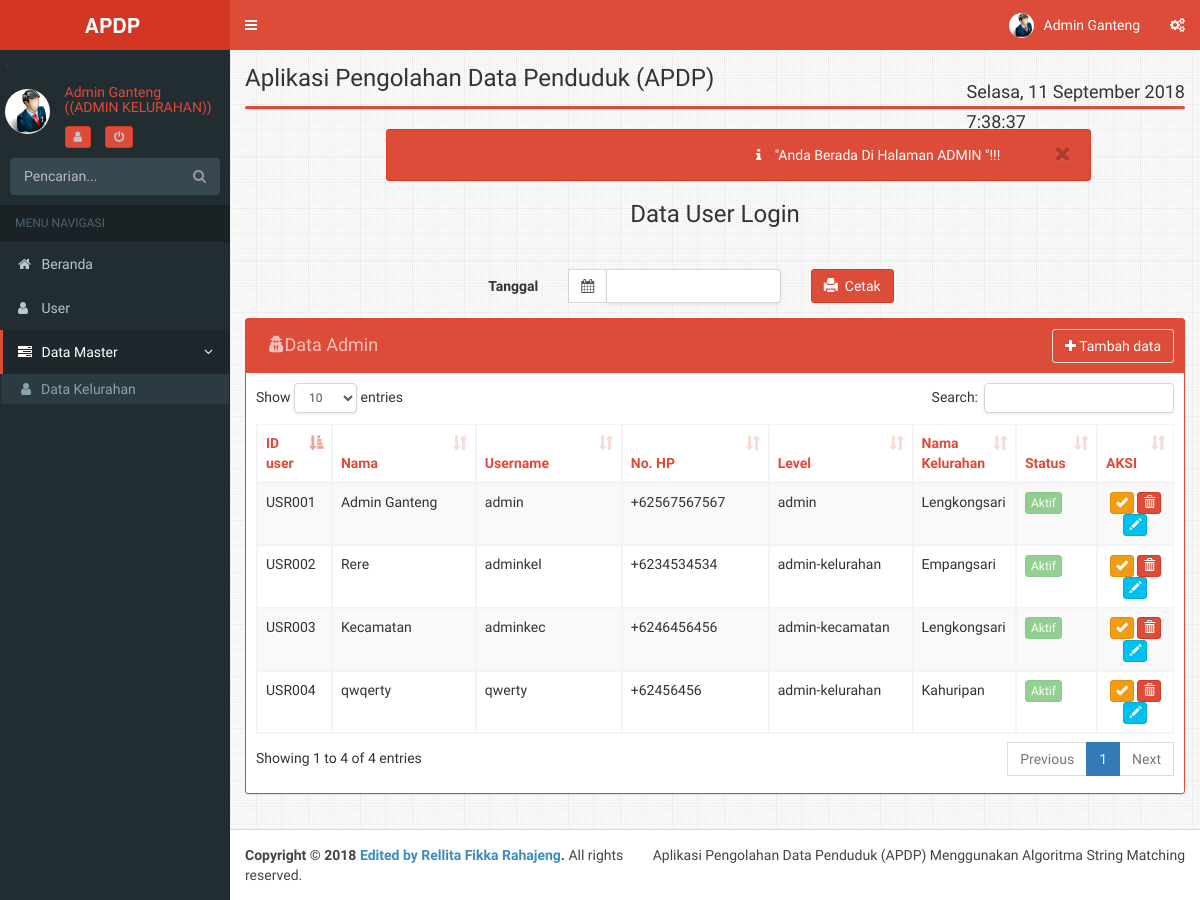
The app's page /admin/index.php?module=user (signed in) with its own data.
### tables this page shows
CREATE TABLE IF NOT EXISTS `user` (
  `id_user` varchar(10) NOT NULL,
  `user` varchar(20) NOT NULL,
  `pass` varchar(20) NOT NULL,
  `nama` varchar(30) NOT NULL,
  `level` enum('admin','admin-kelurahan','admin-kecamatan') NOT NULL,
  `blokir` enum('N','Y') NOT NULL,
  `no_hp` varchar(15) NOT NULL,
  `id_kelurahan` varchar(30) NOT NULL
);

CREATE TABLE IF NOT EXISTS `kelurahan` (
  `id_kelurahan` varchar(30) NOT NULL,
  `nm_kelurahan` varchar(30) NOT NULL,
  `nm_lurah` varchar(30) NOT NULL,
  `alamat` text NOT NULL
);

### admin/module/user/user.php (the view, shortened to what this page needs)
<?php
$aksi="module/user/user_aksi.php";
switch($_GET[aksi]){
default:
?>
<div style="margin-right:10%;margin-left:15%" class="alert alert-danger alert-dismissable">
<button type="button" class="btn btn-primary close" data-dismiss="alert" aria-hidden="true">&nbsp;<i class="fa fa-close "></i>&nbsp;</button>
<p>&nbsp;&nbsp;&nbsp;&nbsp;&nbsp;&nbsp;&nbsp;&nbsp;&nbsp;&nbsp;&nbsp;&nbsp;&nbsp;&nbsp;&nbsp;&nbsp;&nbsp;&nbsp;&nbsp;&nbsp;&nbsp;&nbsp;&nbsp;
<i class="icon fa fa-info"></i>
"Anda Berada Di Halaman ADMIN "!!!
</p>
</div>
<div class="text-center">
<h3>Data User Login</h3><hr/></div>
<form class="form-horizontal" action="module/laporan/cetak_user.php" method="post">
  <div class="form-group">
    <label class="col-sm-4 control-label">Tanggal</label>
    <div class="col-sm-3">
    <div class="input-group">
  <div class="input-group-addon">
	<i class="fa fa-calendar"></i>
  </div>
  <input type="text" name="tanggal" required="required" class="form-control pull-right" id="reservation"/>
</div>
</div>
<div class="col-sm-1">
<button type="submit"name="submit" onclick="this.form.target='_blank';return true;" class="btn btn-danger"><i class="glyphicon glyphicon-print"></i>&nbsp; Cetak</button>
</div></div>
</form>
	<div class="box box-solid box-danger">
		<div class="box-header">
		<h3 class="btn btn disabled box-title">
		<i class="fa  fa-user-secret"></i>Data Admin </h3>
		<a class="btn btn-default pull-right"href="?module=user&aksi=tambah">
		<i class="fa  fa-plus"></i> Tambah data</a>
		</div>
	<div class="box-body">
	<table id="example1" class="table table-bordered table-striped">
<thead>
	<tr class="text-red">
		<th class="col-sm-1">ID user</th>
		<th class="col-sm-2">Nama</th>
		<th class="col-sm-2">Username</th>
		<th class="col-sm-2">No. HP</th>
		<th class="col-sm-2">Level</th>
		<th class="col-sm-1">Nama Kelurahan</th>
		<th class="col-sm-1">Status</th>
		<th class="col-sm-1">AKSI</th>
	</tr>
</thead>
<tbody>
<?php
$sql = "SELECT id_user, user, pass, nama, no_hp, level, blokir, id_kelurahan, nm_kelurahan, nm_lurah FROM user INNER JOIN kelurahan USING (id_kelurahan)";
$tampil = mysql_query($sql);
while ($tampilkan = mysql_fetch_array($tampil)) {
$Kode = $tampilkan['id_user'];
$blokir = $tampilkan['blokir'];?>
	<tr>
	<td><?php echo $tampilkan['id_user']; ?></td>
	<td><?php echo $tampilkan['nama']; ?></td>
	<td><?php echo $tampilkan['user']; ?></td>
	<td><?php echo $tampilkan['no_hp']; ?></td>
	<td><?php echo $tampilkan['level']; ?></td>
		<td><?php echo $tampilkan['nm_kelurahan']; ?></td>
	<td><?php if  ( $blokir== 'Y' ) {
				echo "<a class='btn btn-xs btn-warning' disabled >NonAktif</a>";}
				else {echo "<a class='btn btn-xs btn-success' disabled>Aktif</a>"; }   ?></td>
	<td align="center">
	<?php if ( $blokir== 'N' ) { ?>
	<a class="btn btn-xs btn-warning"  data-toggle="tooltip" title="Blokir User??" href="<?php echo $aksi ?>?module=user&aksi=yes&id_user=<?php echo $tampilkan['id_user']; ?>" onclick="return confirm('Apakah anda yakin ingin blokir <?php echo $tampilkan['user']; ?> ?')"><i class="glyphicon glyphicon-ok"></i></a>
	<?php } ?>
	<a class="btn btn-xs btn-danger"data-toggle="tooltip" title="Hapus User??"href="<?php echo $aksi ?>?module=user&aksi=hapus&id_user=<?php echo $tampilkan['id_user'];?>"  alt="Delete Data" onclick="return confirm('ANDA YAKIN AKAN MENGHAPUS DATA <?php echo $Kode; ?>	?')"> <i class="glyphicon glyphicon-trash"></i></a>
	<a class="btn btn-xs btn-info" data-toggle="tooltip" title="Edit User??"href="?module=user&aksi=edit&id_user=<?php echo $tampilkan['id_user'];?>" alt="Edit Data"><i class="glyphicon glyphicon-pencil"></i></a>
		</td>
	<?php
	}
	?>
	</tr>
			</tbody>
		</table>
	</div>
</div>
<?php
break;
?>
<?php
}
?>

### records on screen
user: id_user "USR001", nama "Admin Ganteng", user "admin", no_hp "+62567567567", level "admin", id_kelurahan.nm_kelurahan "Lengkongsari", blokir "Aktif"
user: id_user "USR002", nama "Rere", user "adminkel", no_hp "+6234534534", level "admin-kelurahan", id_kelurahan.nm_kelurahan "Empangsari", blokir "Aktif"
user: id_user "USR003", nama "Kecamatan", user "adminkec", no_hp "+6246456456", level "admin-kecamatan", id_kelurahan.nm_kelurahan "Lengkongsari", blokir "Aktif"
user: id_user "USR004", nama "qwqerty", user "qwerty", no_hp "+62456456", level "admin-kelurahan", id_kelurahan.nm_kelurahan "Kahuripan", blokir "Aktif"

### other values on screen
$_SESSION['nama'] "Admin Ganteng"
